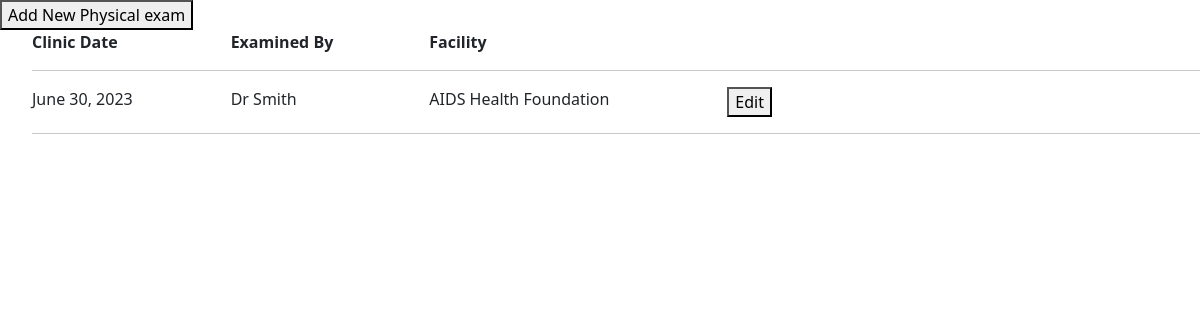
The app's page /client/physicalexam_list/1/ (signed in) with its own data.
### prep_app/models.py (models this page shows, shortened)
class PhysicalExam(TSIS2BaseModel):
    facility = models.ForeignKey("Facility", on_delete=models.CASCADE,default=8)
    client = models.ForeignKey("Client", blank=False, null=False, on_delete=models.PROTECT)
    clinic_date = models.DateField(blank=False, null=False, default=datetime.now)
    examined_by = models.CharField(max_length=255, blank=False, null=False)
    presenting_complaints = models.TextField(blank=True, null=True)
    history_of_complaints = models.TextField(blank=True, null=True)
    weight = models.FloatField(blank=True, null=True)
    height = models.FloatField(blank=True, null=True)
    respiratory_rate = models.ForeignKey('RespiratoryRateCode', blank=False, null=False, on_delete=models.PROTECT, default=0)
    blood_pressure = models.CharField(max_length=255, blank=True, null=True)
    hiv_category = models.ForeignKey('HivCategoryCode', blank=False, null=False, on_delete=models.PROTECT,default=0)
    bmi = models.FloatField(blank=True, null=True)
    smoker = models.ForeignKey("YesNoCode", blank=False, null=False, related_name="physical_exam_smoker", on_delete=models.PROTECT, default=0)
    pap_smear_done = models.ForeignKey("YesNoCode", blank=False, null=False, related_name="physical_exam_pap_smear_done", on_delete=models.PROTECT, default=0)
    pap_smear_date = models.DateField(blank=True, null=True)
    pap_smear_result = models.ForeignKey('PapSmearResultCode', blank=False, null=False, related_name="physical_exam_pap_smear_result", on_delete=models.PROTECT, default=0)
    mammogram_done = models.ForeignKey("YesNoCode", blank=False, null=False,
                                       related_name="physical_exam_mammogram_done", on_delete=models.PROTECT,default=0)
    mammogram_date = models.DateField(blank=True, null=True)
    mammogram_result = models.ForeignKey('MammogramResultCode', blank=False, null=False, on_delete=models.PROTECT, default=0)
    anal_pap_smear_date = models.DateField(blank=True, null=True)
    anal_pap_smear_done = models.ForeignKey("YesNoCode", blank=False, null=False,
                                            related_name="physical_exam_anal_pap_smear_done", on_delete=models.PROTECT, default=0)
    anal_pap_smear_result = models.ForeignKey('PapSmearResultCode', blank=False, null=False,
                                              related_name="physical_exam_anal_pap_smear_result",
                                              on_delete=models.PROTECT,default=0)
    psa_done = models.ForeignKey("YesNoCode", blank=False, null=False, related_name="physical_exam_psa_done", on_delete=models.PROTECT, default=0)
    psa_date = models.DateField(blank=True, null=True)
    psa_result = models.ForeignKey('PapSmearResultCode', blank=False, null=False, related_name="physical_exam_psa_result", on_delete=models.PROTECT,default=0)
    notes = models.TextField(blank=True, null=True)
    temperature = models.FloatField(blank=True, null=True)
    last_menstrual_period = models.DateField(blank=True, null=True)
    pregnant = models.ForeignKey("YesNoCode", blank=False, null=False, related_name="physical_exam_pregnant", on_delete=models.PROTECT, default=0)
    pregnant_edd = models.DateField(blank=True, null=True)
    next_appointment_date = models.DateField(blank=True, null=True)
    urinalysis = models.ForeignKey('UrinalysisCode', blank=False, null=False, related_name="physical_exam_urinalysis", on_delete=models.PROTECT, default=0)
    syphilis_treponemal_resultdate = models.DateField(blank=True, null=True)
    syphilis_non_treponemal_resultdate = models.DateField(blank=True, null=True)
    syphilis_done = models.ForeignKey("YesNoCode", blank=False, null=False, related_name="physical_exam_syphilis_done",
                                 on_delete=models.PROTECT, default=0)
    treponemal_result = models.ForeignKey('TreponemalResultCode', blank=False, null=False, related_name="physical_exam_treponemal_result", on_delete=models.PROTECT, default=0)
    nontreponemal_result = models.ForeignKey('NonTreponemalResultCode', blank=False, null=False, related_name="physical_exam_nontreponemal_result", on_delete=models.PROTECT, default=0)
    weight_loss = models.BooleanField(default=False)
    difficulty_breathing = models.BooleanField(default=False)
    cough = models.BooleanField(default=False)
    skin_rash = models.BooleanField(default=False)
    chect_pain = models.BooleanField(default=False)
    adbominal_pain = models.BooleanField(default=False)
    vomiting = models.BooleanField(default=False)
    diarrhea = models.BooleanField(default=False)
    dehydration = models.BooleanField(default=False)
    headache = models.BooleanField(default=False)
    weakness = models.BooleanField(default=False)
    suicidal_thoughts = models.BooleanField(default=False)
    illegal_drugs = models.BooleanField(default=False)
    alcohol = models.BooleanField(default=False)
    using_family_planning = models.BooleanField(default=False)
    family_planning_method = models.ForeignKey('FamilyPlanningMethodCode', blank=False, null=False, related_name="physical_exam_family_planning_method", on_delete=models.PROTECT)
    patient_stability_status = models.ForeignKey('PatientStabilityStatusCode', blank=False, null=False, related_name="physical_exam_patient_stability_status", on_delete=models.PROTECT)
    class Meta(object):
        default_permissions = ('add', 'change', 'delete', 'view', 'list')

class Facility(TSIS2BaseModel):
    name = models.CharField(max_length=255, blank=False, null=False)
    code = models.CharField(max_length=255, blank=False, null=False, unique=True)
    lab_ref_code = models.CharField(max_length=255, blank=True, null=True, verbose_name='LAB reference code')
    address1 = models.CharField(max_length=255, blank=True, null=True)
    parish = models.ForeignKey("Parish", blank=False, null=False,
                               related_name='facility_parish', on_delete=models.PROTECT)
    organization = models.ForeignKey("Organization", blank=False, null=False, related_name="facility_organization", on_delete=models.PROTECT)

### prep_app/views.py (the view)
# urls.py: path('physicalexam_list/<int:client_id>/', physicalexam_list, name='physicalexam_list'),
def physicalexam_list(request, client_id):
    if request.session.get('User') is None:
        return redirect('login_user')
    client = get_object_or_404(Client, pk=client_id)
    physicalexam = PhysicalExam.objects.filter(client_id=client_id).order_by('-clinic_date')
    return render(request, 'physicalexam_list.html', {'physicalexam': physicalexam, 'client_id': client_id})

### prep_app/base_model.py (called while the page is built)
    def get_queryset(self):
        if self.include_deleted:
            return TSIS2BaseQuerySet(self.model)
        return TSIS2BaseQuerySet(self.model).filter(deleted_at=None)

### accounts/templates/physicalexam_list.html (shortened to what this page needs)
{% load widget_tweaks %}
{% load bootstrap5 %}
{% bootstrap_css %}
{% load crispy_forms_tags %}
</head>
{% block content %}
<button onclick="popup_create({{ client.id }})">Add New Physical exam</button>  </div>
<ul>
  <b><div class="row">
        <div class="col-md-2"> Clinic Date</div>
        <div class="col-md-2">  Examined By </div>
        <div class="col-md-3"> Facility </div>
        <div class="col-md-5">  </div>
  </div> </b>
<hr>
{% for pe in physicalexam %}
<div class="row">
    <div class="col-md-2">  {{ pe.clinic_date }}</div>
    <div class="col-md-2">  {{ pe.examined_by }}</div>
    <div class="col-md-3">  {{ pe.facility.name }}</div>
    <div class="col-md-1"> <button onclick="popup({{ pe.id }})">Edit</button>  </div>
    <div class="col-md-4">  </div>
  </div>
  <hr>
{% endfor %}
</ul>
{% endblock %}

### records on screen
PhysicalExam: clinic_date "June 30, 2023", examined_by "Dr Smith", facility.name "AIDS Health Foundation"
